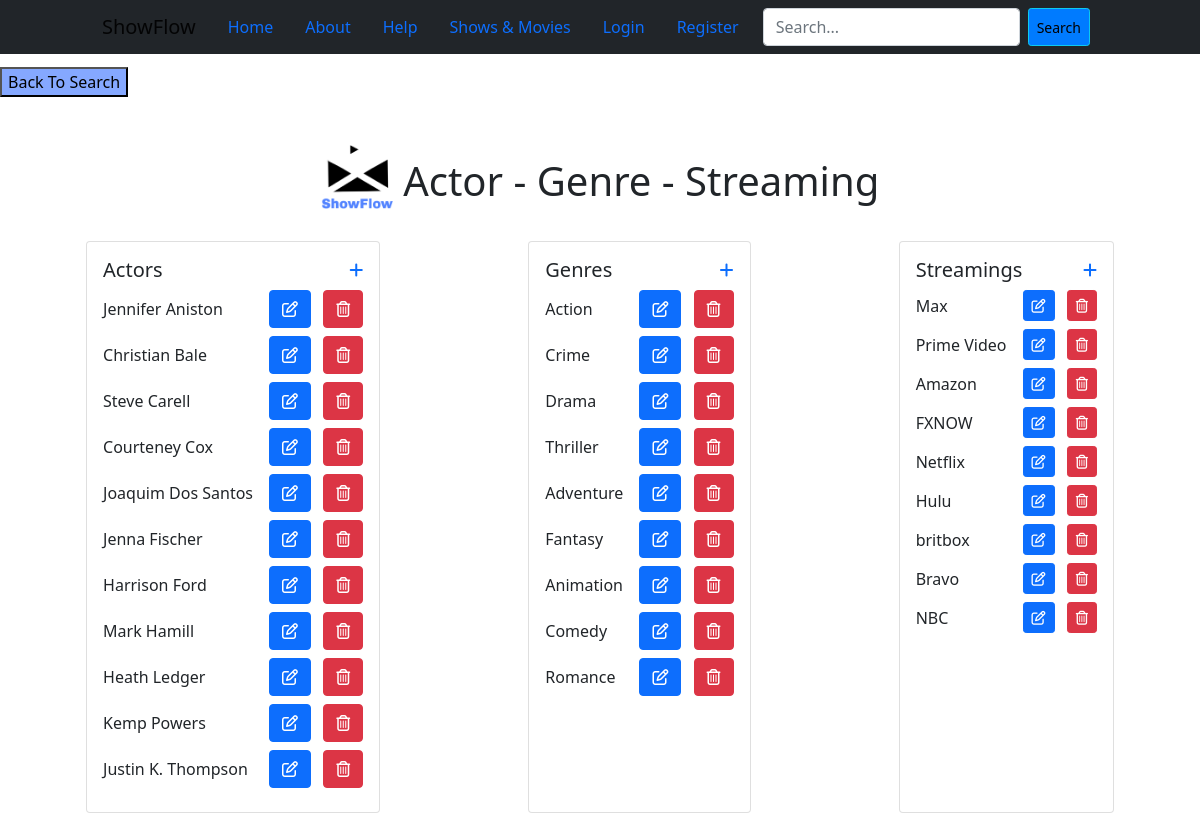
/ags_list/, run on the app's committed database.
### showflow/models.py (models this page shows, shortened)
class Actor(models.Model):
    first_name = models.CharField('First Name', blank=True, max_length=50)
    last_name = models.CharField('Last Name', blank=True, max_length=50)
    class Meta:
        ordering = ['last_name', 'first_name']

class Genre(models.Model):
    genre_name = models.CharField('Genre Name', max_length=50, blank=True)

class Streaming(models.Model):
    name = models.CharField('Streaming App Name', blank=True, max_length=30)

### showflow/views.py (the view)
# urls.py: path('ags_list/', views.ags_list, name='ags_list'),
def ags_list(request):
    actors = Actor.objects.all()
    genres = Genre.objects.all()
    streamings = Streaming.objects.all()
    actor_form = ActorForm(request.POST)
    genre_form = GenreForm(request.POST)
    streaming_form = StreamingForm(request.POST)
    context = {
        'actors': actors,
        'genres': genres,
        'streamings': streamings,
        'actor_form': actor_form,
        'genre_form': genre_form,
        'streaming_form': streaming_form
    }
    return render(request, 'showflow/ags_list.html', context)

### showflow/forms.py
class ActorForm(forms.ModelForm):
    class Meta:
        model = Actor
        fields = ['first_name', 'last_name']
    def clean(self):
        cleaned_data = super().clean()
        first_name = cleaned_data.get('first_name')
        last_name = cleaned_data.get('last_name')
        if Actor.objects.filter(first_name=first_name, last_name=last_name).exists():
            raise forms.ValidationError("This combination of first name and last name already exists.")
        return cleaned_data
    def clean_first_name(self):
        first_name = self.cleaned_data.get('first_name')
        if not first_name:
            raise forms.ValidationError("First name is required.")
        return first_name
    def clean_last_name(self):
        last_name = self.cleaned_data.get('last_name')
        if not last_name:
            raise forms.ValidationError("Last name is required.")
        return last_name

class GenreForm(forms.ModelForm):
    class Meta:
        model = Genre
        fields = ['genre_name']
    def clean(self):
        cleaned_data = super().clean()
        genre_name = cleaned_data.get('genre_name')
        if Genre.objects.filter(genre_name=genre_name).exists():
            raise forms.ValidationError("This genre name already exists.")
        return cleaned_data
    def clean_genre_name(self):
        genre_name = self.cleaned_data.get('genre_name')
        if not genre_name:
            raise forms.ValidationError("Genre name is required.")
        return genre_name

### showflow/forms.py (called while the page is built)
    def clean(self):
        cleaned_data = super().clean()
        streaming_name = cleaned_data.get('name')
        if Streaming.objects.filter(name=streaming_name).exists():
            raise forms.ValidationError("This streaming name already exists.")
        return cleaned_data

    def clean_name(self):
        streaming_name = self.cleaned_data.get('name')
        if not streaming_name:
            raise forms.ValidationError("Streaming name is required.")
        return streaming_name

### showflow/templates/showflow/ags_list.html (shortened to what this page needs)
{% extends 'showflow/base.html' %}
{% load crispy_forms_filters %}
{% load crispy_forms_tags %}
{% load static %}
{% block content %}
    <div class="d-flex ml-2 my-2">
        <a href="{% url 'showflow:showsmovie_list' %}"><button class="backbutton">Back To Search</button></a>
    </div>
    <div class="container-fluid d-flex flex-column mb-4">
        <div class="text-center mt-4">
            <h1><img class="mb-4" src="{% static "images/showflowlogo.png" %}" alt="ShowFlow Logo" width="72" height="72"> Actor - Genre - Streaming</h1>
        </div>
        <div class="d-flex flex-wrap justify-content-around ">
            <div class="card">
                <div class="card-body">
                    <div class="d-flex justify-content-between">
                        <h5 class="card-title">Actors</h5>
                        <a href="#" id="actorCreate"><i class="fa fa-plus" aria-hidden="true"></i></a>
                    </div>
                    <div class="d-flex flex-column">
                        {% for actor in actors %}
                            <div class="d-flex justify-content-between align-items-center mb-2">
                                <div class="flex-grow-1">{{ actor.first_name }} {{ actor.last_name }}</div>
                                <div class="ms-3">
                                    <a href="{% url 'showflow:actor_edit' pk=actor.pk %}" class="btn btn-primary me-2"><i class="fa-regular fa-pen-to-square"></i></a>
                                    <a href="{% url 'showflow:actor_delete' pk=actor.pk %}" class="btn btn-danger"><i class="far fa-trash-alt"></i></a>
                                </div>
                            </div>
                        {% endfor %}
                    </div>
                </div>
            </div>
            <div class="card">
                <div class="card-body">
                    <div class="d-flex justify-content-between">
                        <h5 class="card-title">Genres</h5>
                        <a href="#" id="genreCreate"><i class="fa fa-plus" aria-hidden="true"></i></a>
                    </div>
                    <div class="d-flex flex-column">
                        {% for genre in genres %}
                            <div class="d-flex justify-content-between align-items-center mb-2">
                                <div class="flex-grow-1">{{ genre.genre_name }}</div>
                                <div class="ms-3">
                                    <a href="{% url 'showflow:genre_edit' pk=genre.pk %}" class="btn btn-primary me-2"><i class="fa-regular fa-pen-to-square"></i></a>
                                    <a href="{% url 'showflow:genre_delete' pk=genre.pk %}" class="btn btn-danger"><i class="far fa-trash-alt"></i></a>
                                </div>
                            </div>
                        {% endfor %}
                    </div>
                </div>
            </div>
            <div class="card">
                <div class="card-body">
                    <div class="d-flex justify-content-between">
                        <h5 class="card-title">Streamings</h5>
                        <a href="#" id="streamingCreate"><i class="fa fa-plus" aria-hidden="true"></i></a>
                    </div>
                    <div class="d-flex flex-column">
                        {% for streaming in streamings %}
                            <div class="d-flex justify-content-between align-items-center mb-2">
                                <div class="flex-grow-1">{{ streaming.name }}</div>
                                <div class="ms-3">
                                    <a href="{% url 'showflow:streaming_edit' pk=streaming.pk %}" class="btn btn-sm btn-primary me-2"><i class="fa-regular fa-pen-to-square"></i></a>
                                    <a href="{% url 'showflow:streaming_delete' pk=streaming.pk %}" class="btn btn-sm btn-danger"><i class="far fa-trash-alt"></i></a>
                                </div>
                            </div>
                        {% endfor %}
                    </div>
                </div>
            </div>
        </div>
    </div>
{% endblock %}

### showflow/templates/showflow/base.html (shortened to what this page needs)
{% load static %}
<!DOCTYPE html>
<html lang="en">
    <head>
        <link rel="stylesheet" href="https://cdn.jsdelivr.net/npm/bootstrap@5.0.0/dist/css/bootstrap.min.css">
        <link rel="stylesheet" href="https://cdnjs.cloudflare.com/ajax/libs/font-awesome/6.0.0/css/all.min.css">
        <link rel="stylesheet" href="{% static "css/styles.css" %}">
    </head>
    <nav class="nav navbar-light bg-dark d-flex align-items-center justify-content-center " id="myNavbar">
        <a class="navbar-brand" href="{% url 'showflow:home' %}">ShowFlow</a>
        <ul class="nav d-flex align-items-center justify-content-center ">
            <li class="nav-item ">
                <a class="nav-link" href="{% url 'showflow:home' %}">Home</a>
            </li>
            <li class="nav-item">
                <a class="nav-link" href="{% url 'showflow:about' %}">About</a>
            </li>
            <li class="nav-item">
                <a class="nav-link" href="{% url 'showflow:help' %}">Help</a>
            </li>
            <li class="nav-item">
                <a class="nav-link" href="{% url 'showflow:showsmovie_list' %}">Shows & Movies</a>
            </li>
        </ul>
        <ul class="nav ml-auto d-flex align-items-center justify-content-center ">
            {% if user.is_authenticated %}
                <li class="nav-item">
                    <a class="nav-link text-dark" href="#">Welcome, {{user.username}}</a>
                </li>
                <li class="nav-item">
                    <a class="nav-link" href="{% url 'logout' %}"><span class="glyphicon glyphicon-log-in"></span>Logout</a>
                </li>
            {% else %}
                <li class="nav-item">
                    <a class="nav-link" href="{% url 'login' %}">Login</a>
                </li>
                <li class="nav-item">
                    <a class="nav-link" href="{% url 'showflow:register' %}">Register</a>
                </li>
            {% endif %}
            <li class="nav-item searched">
                <form class="d-flex p-2" action="{% url 'showflow:search_results' %}" method="POST" enctype='multipart/form-data'>
                    <input id="searched" class="form-control me-2" type="search" name="searched" placeholder="Search..." aria-label="Search">
                    <button style="background-color: #007bff"  type="submit" class="btn btn-info btn-sm searchedbtn" name="search">Search</button>
                </form>
            </li>
        </ul>
    </nav>
    <body>
        {% block content %}{% endblock content %}
    </body>
</html>

### showflow/templates/showflow/actor_create.html (shortened to what this page needs)
{% load crispy_forms_filters %}
{% load crispy_forms_tags %}
{% load static %}

### showflow/templates/showflow/genre_create.html (shortened to what this page needs)
{% load crispy_forms_filters %}
{% load crispy_forms_tags %}
{% load static %}

### showflow/templates/showflow/streaming_create.html (shortened to what this page needs)
{% load crispy_forms_filters %}
{% load crispy_forms_tags %}
{% load static %}

### showflow/templates/showflow/ags_list.html (style rules this page uses)
.backbutton { background-color: rgba(82, 131, 255,0.7); margin-top: 0.3125em; }

### data on the page
Actor: first_name "Jennifer", last_name "Aniston"
Actor: first_name "Christian", last_name "Bale"
Actor: first_name "Steve", last_name "Carell"
Actor: first_name "Courteney", last_name "Cox"
Actor: first_name "Joaquim", last_name "Dos Santos"
Actor: first_name "Jenna", last_name "Fischer"
Actor: first_name "Harrison", last_name "Ford"
Actor: first_name "Mark", last_name "Hamill"
Actor: first_name "Heath", last_name "Ledger"
Actor: first_name "Kemp", last_name "Powers"
Actor: first_name "Justin K.", last_name "Thompson"
Genre: genre_name "Action"
Genre: genre_name "Crime"
Genre: genre_name "Drama"
Genre: genre_name "Thriller"
Genre: genre_name "Adventure"
Genre: genre_name "Fantasy"
Genre: genre_name "Animation"
Genre: genre_name "Comedy"
Genre: genre_name "Romance"
Streaming: name "Max"
Streaming: name "Prime Video"
Streaming: name "Amazon"
Streaming: name "FXNOW"
Streaming: name "Netflix"
Streaming: name "Hulu"
Streaming: name "britbox"
Streaming: name "Bravo"
Streaming: name "NBC"
